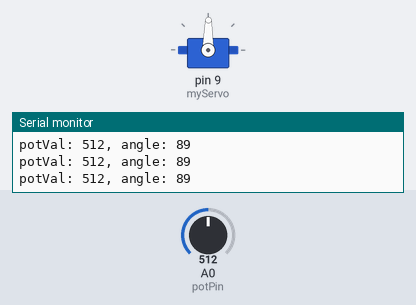
Bench run of a sketch on a simulated Arduino Uno, built with avr-gcc and run on an emulated ATmega328P. Parts: servo, the last lines printed to the serial monitor. Inputs (shaded band) come from the test bench; at power-on: A0 (potPin) = 512.

Above: at 1.2 s.
1.3 s: A0 (potPin) set to 562
At 2.3 s:
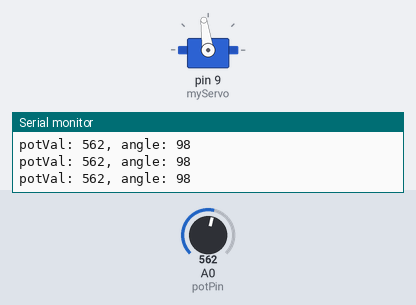
4.3 s: A0 (potPin) set to 589
At 5.5 s:
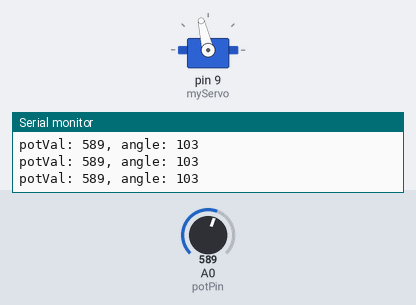
5.8 s: A0 (potPin) set to 306
At 7.0 s:
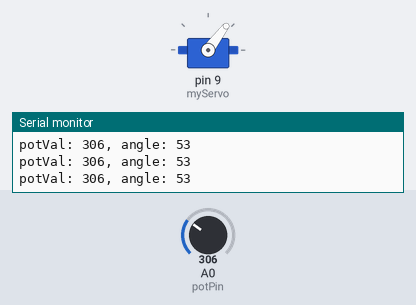
7.3 s: A0 (potPin) set to 716
At 8.2 s:
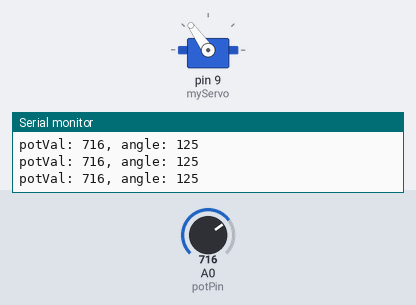
8.8 s: A0 (potPin) set to 0
At 9.7 s:
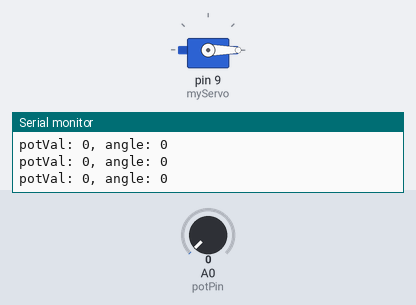
10.3 s: A0 (potPin) set to 8
At 11.1 s:
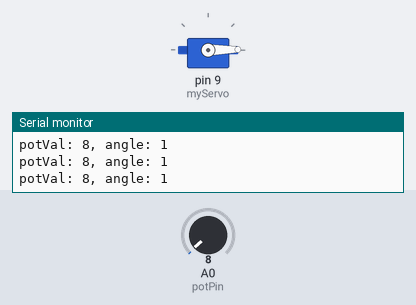
13.3 s: A0 (potPin) set to 11
Timing chart, 0 to 16.3 s (numbered marks = the images above; inputs shaded):
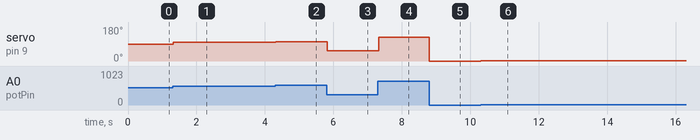

The sketch:

ServoTest.ino
```cpp
#include <Servo.h>

const int potPin = A0;

Servo myServo;

void setup() {
  // put your setup code here, to run once:
  Serial.begin(9600);

  myServo.attach(9);
}

void loop() {
  // put your main code here, to run repeatedly:

  int potVal = analogRead(potPin);

  Serial.print("potVal: ");
  Serial.print(potVal);
  //Serial.println();

  int angle = map(potVal, 0, 1023, 0, 179);
  myServo.write(angle);

  Serial.print(", angle: ");
  Serial.print(angle);
  Serial.println();

  delay(15);
}
```

Measured:
- after the input at 1.3 s, servo on pin 9 (myServo): 89° → 98° at once
- after the input at 4.3 s, servo on pin 9 (myServo): 98° → 103° at once
- after the input at 5.8 s, servo on pin 9 (myServo): 103° → 53° at once
- after the input at 7.3 s, servo on pin 9 (myServo): 53° → 125° at once
- after the input at 8.8 s, servo on pin 9 (myServo): 125° → 0° at once
- after the input at 10.3 s, servo on pin 9 (myServo): 0° → 1° at once
